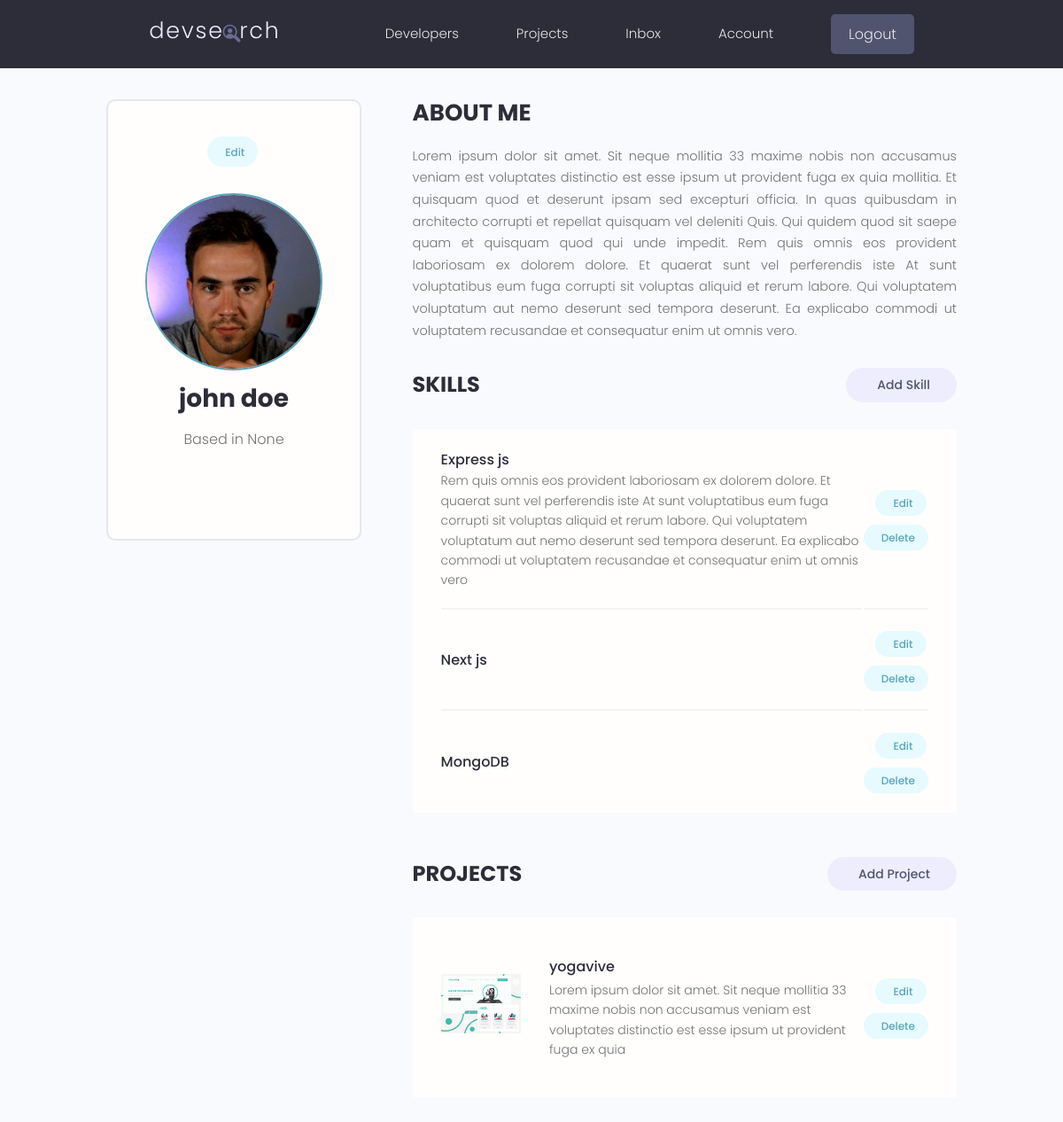
Screenshot of /account/ (signed in) with the database file from the repository.
### users/models.py (models this page shows, shortened)
class Profile(models.Model):
    id = models.UUIDField(default=uuid.uuid4, unique=True, primary_key=True, editable=False)
    user = models.OneToOneField(User, on_delete=models.CASCADE)
    name = models.CharField(max_length=200)
    email = models.EmailField(max_length=500)
    username = models.CharField(max_length=200)
    location = models.CharField(max_length=200, blank=True, null=True)
    short_intro = models.CharField(max_length=200, blank=True, null=True)
    bio = models.TextField(blank=True, null=True)
    profile_image = models.ImageField(null=True, blank=True, upload_to='profiles/', default="profiles/user-default.png")
    social_github = models.CharField(max_length=200, blank=True, null=True)
    social_twitter = models.CharField(max_length=200, blank=True, null=True)
    social_linkedin = models.CharField(max_length=200, blank=True, null=True)
    social_youtube = models.CharField(max_length=200, blank=True, null=True)
    social_website = models.CharField(max_length=200, blank=True, null=True)
    created = models.DateTimeField(auto_now_add=True)

class Skill(models.Model):
    id = models.UUIDField(default=uuid.uuid4, unique=True, primary_key=True, editable=False)
    owner = models.ForeignKey(Profile, on_delete=models.CASCADE)
    name = models.CharField(max_length=200)
    description = models.TextField(null=True, blank=True)
    created = models.DateTimeField(auto_now_add=True)

### projects/models.py (models this page shows, shortened)
class Project(models.Model):
    id = models.UUIDField(default=uuid.uuid4, unique=True, primary_key=True, editable=False)
    owner = models.ForeignKey(
        Profile, on_delete=models.CASCADE, related_name='projects')
    title = models.CharField(max_length=200)
    description = models.TextField(null=True, blank=True)
    featured_image = models.ImageField(
        null=True, blank=True, default="default.jpg")
    demo_link = models.CharField(max_length=2000, null=True, blank=True)
    source_link = models.CharField(max_length=2000, null=True, blank=True)
    tags = models.ManyToManyField('Tag', blank=True)
    vote_total = models.IntegerField(default=0, null=True, blank=True)
    vote_ratio = models.IntegerField(default=0, null=True, blank=True)
    created = models.DateTimeField(auto_now_add=True)

### users/views.py (the view)
# urls.py: path('account/', views.user_account, name="account"),
@login_required(login_url='login')
def user_account(request):
    profile = request.user.profile
    return render(request, 'users/account.html', {"profile": profile})

### users/templates/users/account.html (shortened to what this page needs)
{% extends 'base.html' %}
{% block content %}
<main class="settingsPage profile my-md">
  <div class="container">
    <div class="layout">
      <div class="column column--1of3">
        <div class="card text-center">
          <div class="card__body dev">
            <a class="tag tag--pill tag--main settings__btn" href="">
              Edit</a>
            <img class="avatar avatar--xl dev__avatar" src="{{profile.profile_image.url}}" />
            <h2 class="dev__name">{{profile.name}}</h2>
            <p class="dev__location">Based in {{profile.location}}</p>
          </div>
        </div>
      </div>
      <div class="column column--2of3">
        <div class="devInfo">
          <h3 class="devInfo__title">About Me</h3>
          <p class="devInfo__about">{{profile.bio}}</p>
        </div>
        <div class="settings">
          <h3 class="settings__title">Skills</h3>
          <a class="tag tag--pill tag--sub settings__btn tag--lg" href=""> Add Skill</a>
        </div>
        <table class="settings__table">
          {% for skill in profile.skill_set.all %}
          <tr>
            <td class="settings__tableInfo">
              <h4>{{skill.name}}</h4>
              <p>
                {{skill.description}}
              </p>
            </td>
            <td class="settings__tableActions">
              <a class="tag tag--pill tag--main settings__btn" href=""> Edit</a>
              <a class="tag tag--pill tag--main settings__btn" href="">
                Delete</a>
            </td>
          </tr>
          {% endfor %}
        </table>
        <div class="settings">
          <h3 class="settings__title">Projects</h3>
          <a class="tag tag--pill tag--sub settings__btn tag--lg" href="{% url 'create-project' %}"> Add Project</a>
        </div>
        <table class="settings__table">
          {% for project in profile.projects.all %}
          <tr>
            <td class="settings__thumbnail">
              <a href="{% url 'project' project.id %}"><img src="{{project.featured_image.url}}" alt="Project Thumbnail" /></a>
            </td>
            <td class="settings__tableInfo">
              <a href="{% url 'project' project.id %}">{{project.title}}</a>
              <p>{{project.description|slice:"150"}}</p>
            </td>
            <td class="settings__tableActions">
              <a class="tag tag--pill tag--main settings__btn" href="{% url 'update-project' project.id %}"> Edit</a>
              <a class="tag tag--pill tag--main settings__btn"
                href="{% url 'delete-project'  project.id %}">
                Delete</a>
            </td>
          </tr>
          {% endfor %}
        </table>
      </div>
    </div>
  </div>
</main>
{% endblock %}

### static/styles/app.css (style rules this page uses)
:root { --color-sub: #2d2d39; }
.card { border: 2px solid var(--color-light); }
img { width: 100%; }
.profile .card > .dev { padding: 4rem; }
.dev__avatar { display: block; margin: auto; }
.dev__name { color: var(--color-sub); font-size: 2.8rem; font-weight: 700; margin-top: 1rem; margin-bottom: 0.5rem; }
.dev__location { margin-top: 1rem; }
.devInfo { margin-bottom: 3rem; }
.devInfo__title, .devInfo__subtitle { font-size: 2.6rem; color: var(--color-sub); text-transform: uppercase; font-weight: 700; margin-bottom: 1.5rem; }
.devInfo__about, .devSkill__info { font-size: 1.45rem; line-height: 1.7; text-align: justify; }
.settingsPage .dev > .settings__btn { display: inline-block; margin-bottom: 3rem; }
.settings { display: flex; justify-content: space-between; align-items: center; }
.settings__title { font-size: 2.4rem; text-transform: uppercase; font-weight: 700; color: var(--color-sub); }
.settings__table { margin-top: 3rem; margin-bottom: 5rem; padding: 0 3rem; background: var(--color-white); }
.settings__table tr { width: 100%; }
.settings__table tr > td { padding: 2rem 0; }
.settings__table tr:not(:last-child) td { border-bottom: 2px solid var(--color-white-light); }
.settings__thumbnail { width: 23%; min-width: 10rem; }
.settings__thumbnail img { padding-right: 3rem; height: 15rem; object-fit: contain; }
.settings__tableInfo { width: 100%; }
.settings__tableInfo h4, .settings__tableInfo a { padding-right: 1rem; width: auto; font-size: 1.6rem; font-weight: 500; color: var(--color-sub); }
.settings__tableInfo p { font-size: 1.4rem; }
.settings__tableActions { text-align: right; }

### static/uikit/styles/modules/_variables.css (style rules this page uses)
:root { --color-main: #5aa5b9; --color-main-light: #e6faff; --color-sub: #3f4156; --color-sub-light: #51546e; --color-sub-lighter: #ededfd; --color-text: #737373; --color-gray: #8b8b8b; --color-light: #e5e7eb; --color-light-gray: #767676; --color-bg: #f8fafd; --color-white: #fffefd; --color-white-light: #f3f3f3; --color-success: #359e64; --color-success-bg: #def8e8; --color-error: #fc4b0b; --color-error-bg: #fff2ee; --font-base: 'Poppins', arial, helvetica, 'Segoe UI', roboto, ubuntu, sans-serif; --font-monospace: 'Fira Code', 'Courier New', courier, monospace; --font-regular: 300; --font-medium: 500; --font-bold: 700; --generic-shadow: 1px 1px 5px #00000010; --generic-transition: all 0.3s ease-in-out; }

### static/uikit/styles/modules/_base.css (style rules this page uses)
* { margin: 0; padding: 0; box-sizing: border-box; text-rendering: optimizeLegibility; color: inherit; font-size: inherit; }
html { font-size: 50%; }
@media only screen and (min-width: 480px) { html { font-size: 56.25%; } }
@media only screen and (min-width: 1200px) { html { font-size: 62.5%; } }
body { line-height: 1.6; font-weight: 400; font-size: 1.5rem; color: var(--color-text); background-color: var(--color-bg); min-height: 100vh; }

### static/uikit/styles/modules/_typography.css (style rules this page uses)
* { font-family: var(--font-base); }
h2 { font-size: 3.6rem; font-weight: var(--font-bold); }
h3 { font-size: 3.2rem; font-weight: var(--font-medium); }
h4 { font-size: 2.8rem; font-weight: var(--font-medium); }
p, span, strong { font-size: 1.6rem; color: var(--color-text); font-weight: var(--font-regular); }
a { padding-bottom: 2px; text-decoration: none; display: inline-block; color: var(--color-main); font-weight: var(--font-medium); }

### static/uikit/styles/modules/_utilities.css (style rules this page uses)
.container { width: 92%; max-width: 165rem; margin: 0 auto; box-sizing: border-box; }
@media screen and (min-width: 1000px) { .container { width: 90%; } }
@media screen and (min-width: 1200px) { .container { width: 80%; } }
.text-center { text-align: center; }
.my-md { margin: 3rem auto; }

### static/uikit/styles/modules/_avatar.css (style rules this page uses)
.avatar { border-radius: 50%; border: 2px solid var(--color-main); object-fit: cover; }
.avatar--xl { height: 20rem; width: 20rem; }

### static/uikit/styles/modules/_card.css (style rules this page uses)
.card { border-radius: 1rem; background-color: var(--color-white); border: 1.5px solid var(--color-light); width: auto; height: auto; margin-top: 0.5rem; margin-bottom: 0.5rem; overflow: hidden; }
.card__body, .card__header { padding: 2rem 2.5rem; }

### static/uikit/styles/modules/_layout.css (style rules this page uses)
.layout { display: flex; flex-flow: row wrap; justify-content: space-between; }
.layout > .column { margin-bottom: 3rem; }
.layout > .column.column--1of3 { flex-basis: 30%; }
.layout > .column.column--2of3 { flex-basis: 64%; }

### rows the page displays
Profile: profile_image (picture), name "john doe", location "None", bio "Lorem ipsum dolor sit amet. Sit neque mollitia 33 maxime nobis non accusamus veniam est voluptates distinctio est esse ipsum ut provident fuga ex quia mollitia. Et quisquam quod et deserunt ipsam sed excepturi officia. In quas quibusdam in architecto corrupti et repellat quisquam vel deleniti Quis. Qui quidem quod sit saepe quam et quisquam quod qui unde impedit. Rem quis omnis eos provident laboriosam ex dolorem dolore. Et quaerat sunt vel perferendis iste At sunt voluptatibus eum fuga corrupti sit voluptas aliquid et rerum labore. Qui voluptatem voluptatum aut nemo deserunt sed tempora deserunt. Ea explicabo commodi ut voluptatem recusandae et consequatur enim ut omnis vero."
Skill: name "Express js", description "Rem quis omnis eos provident laboriosam ex dolorem dolore. Et quaerat sunt vel perferendis iste At sunt voluptatibus eum fuga corrupti sit voluptas aliquid et rerum labore. Qui voluptatem voluptatum aut nemo deserunt sed tempora deserunt. Ea explicabo commodi ut voluptatem recusandae et consequatur enim ut omnis vero"
Skill: name "Next js"
Skill: name "MongoDB"
Project: featured_image (picture), title "yogavive", description "Lorem ipsum dolor sit amet. Sit neque mollitia 33 maxime nobis non accusamus veniam est voluptates distinctio est esse ipsum ut provident fuga ex quia"
